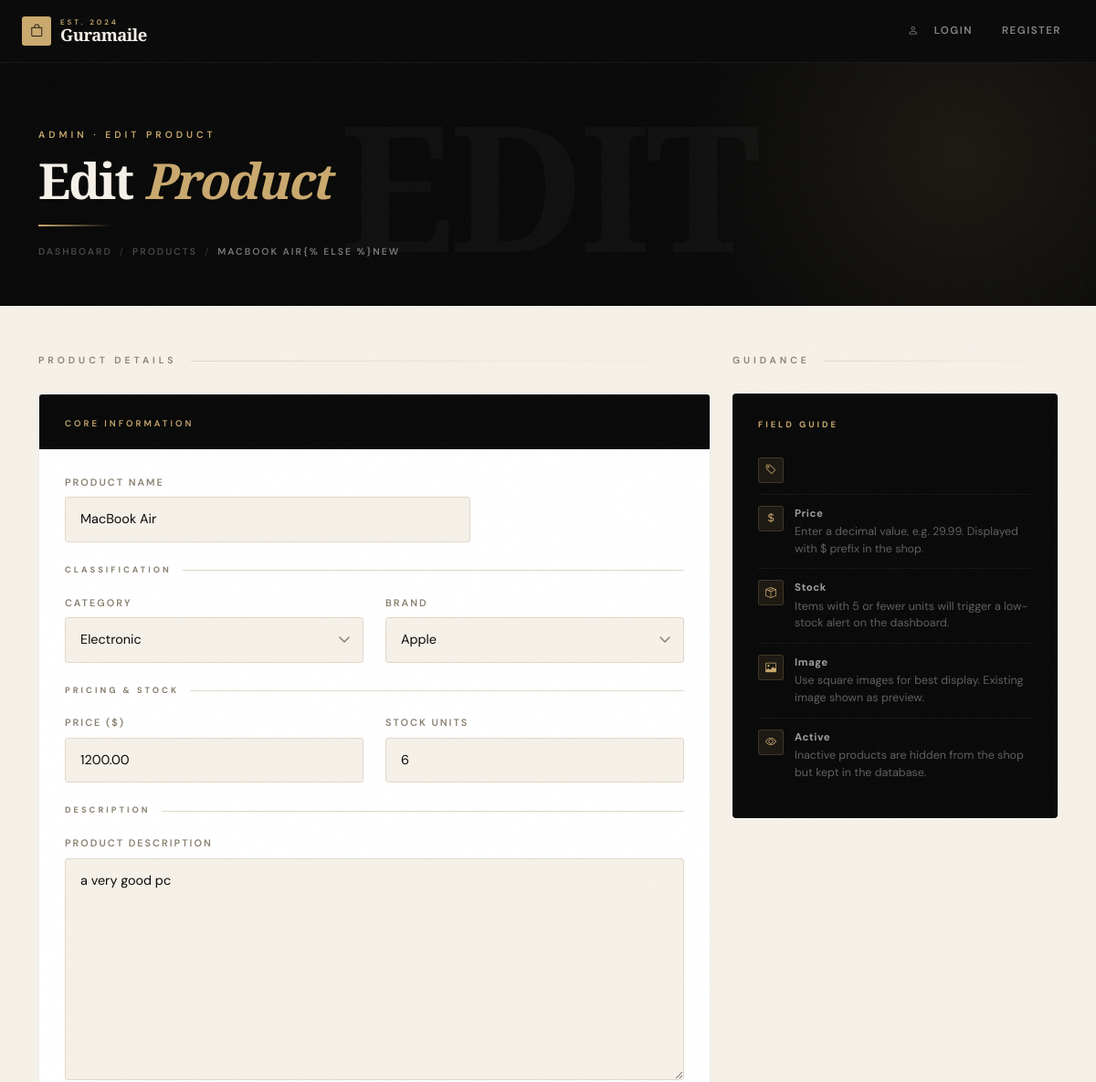
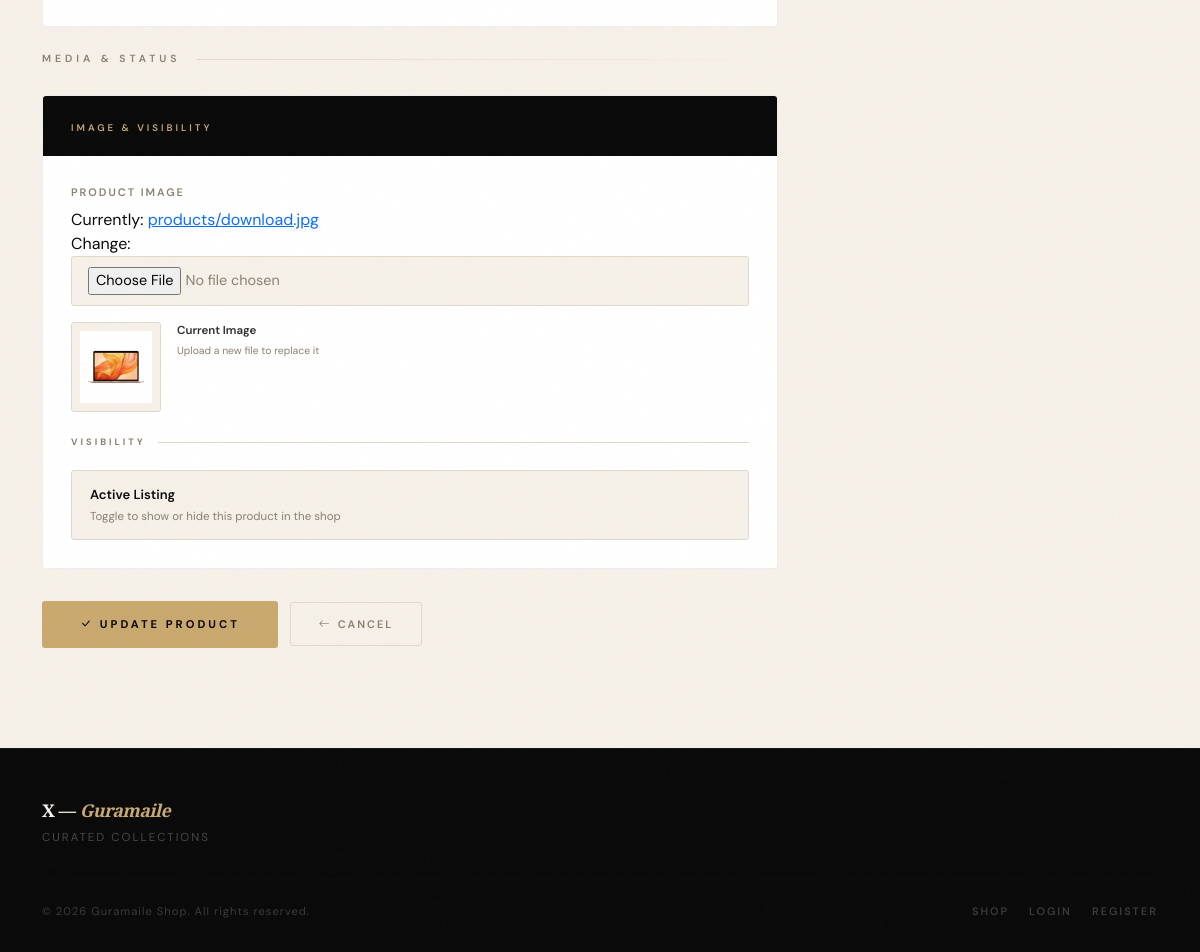
Screenshot of /users/shop/dashboard/products/edit/1/ with the database file from the repository (2 pictures, top to bottom).
### shop/models.py (models this page shows, shortened)
class Product(models.Model):
    name = models.CharField(max_length=255)
    short_description = models.CharField(max_length=300, blank=True)
    description = models.TextField()
    price = models.DecimalField(max_digits=10, decimal_places=2)
    stock = models.PositiveIntegerField(default=0)
    sku = models.CharField(max_length=100, blank=True)
    category = models.ForeignKey(Category, on_delete=models.CASCADE, related_name='products')
    brand = models.ForeignKey(Brand, on_delete=models.SET_NULL, null=True, related_name='products')
    image = models.ImageField(upload_to='products/')
    is_active = models.BooleanField(default=True)

### shop/views.py (the view)
# urls.py: path('dashboard/products/edit/<int:pk>/', views.product_edit, name='product_edit_url'),
def product_edit(request, pk):
    product = get_object_or_404(Product, pk=pk)
    if request.method == 'POST':
        form = ProductForm(request.POST, request.FILES, instance=product)
        if form.is_valid():
            form.save()
            return redirect('admin_dashboard')
    else:
        form = ProductForm(instance=product)
    return render(request, 'product/product_form.html', {
        'form': form
    })

### shop/forms.py
class ProductForm(forms.ModelForm):
    class Meta:
        model = Product
        fields = [
            'name',
            'description',
            'price',
            'stock',
            'category',
            'brand',
            'image',
        ]

### shop/models.py (called while the page is built)
    def __str__(self):
        return self.name

    def __str__(self):
        return self.name

### shop/templates/product/product_form.html (shortened to what this page needs)
{% extends 'shop/base.html' %}
{% load static %}
{% block content %}
<div class="page-header">
  <div class="container">
    <div class="header-content">
      <span class="header-label">
        {% if form.instance.pk %}Admin · Edit Product{% else %}Admin · New
        Product{% endif %}
      </span>
      <h1 class="header-title">
        {% if form.instance.pk %}Edit <span>Product</span>{% else %}Add
        <span>Product</span>{% endif %}
      </h1>
      <div class="header-divider"></div>
      <div class="header-breadcrumb">
        <a href="{% url 'admin_dashboard' %}">Dashboard</a>
        <span>/</span>
        <a href="{% url 'admin_dashboard' %}?tab=products">Products</a>
        <span>/</span>
        <span class="current"
          >{% if form.instance.pk %}{{ form.instance.name|truncatechars:30 }}{%
          else %}New{% endif %}</span
        >
      </div>
    </div>
  </div>
</div>
<div class="form-section">
  <div class="container">
    <form method="POST" enctype="multipart/form-data" class="product-form">
      <div class="row g-4 align-items-start">
        <div class="col-lg-8">
          <div class="section-rule">
            <span class="section-rule-label">Product Details</span>
            <div class="section-rule-line"></div>
          </div>
          <div class="form-panel form-panel-main">
            <div class="panel-head">
              <span class="panel-head-label">Core Information</span>
            </div>
            <div class="panel-body">
              <div class="row g-4">
                <div class="col-md-8">
                  <label class="field-label" for="id_name">Product Name</label>
                  {{ form.name }}
                </div>
              </div>
              <div class="form-divider mt-4">
                <span class="form-divider-label">Classification</span>
                <div class="form-divider-line"></div>
              </div>
              <div class="row g-4">
                <div class="col-md-6">
                  <label class="field-label" for="id_category">Category</label>
                  {{ form.category }}
                </div>
                <div class="col-md-6">
                  <label class="field-label" for="id_brand">Brand</label>
                  {{ form.brand }}
                </div>
              </div>
              <div class="form-divider mt-4">
                <span class="form-divider-label">Pricing & Stock</span>
                <div class="form-divider-line"></div>
              </div>
              <div class="row g-4">
                <div class="col-md-6">
                  <label class="field-label" for="id_price">Price ($)</label>
                  {{ form.price }}
                </div>
                <div class="col-md-6">
                  <label class="field-label" for="id_stock">Stock Units</label>
                  {{ form.stock }}
                </div>
              </div>
              <div class="form-divider mt-4">
                <span class="form-divider-label">Description</span>
                <div class="form-divider-line"></div>
              </div>
              <label class="field-label" for="id_description"
                >Product Description</label
              >
              {{ form.description }}
            </div>
          </div>
          <div class="section-rule mt-4">
            <span class="section-rule-label">Media & Status</span>
            <div class="section-rule-line"></div>
          </div>
          <div class="form-panel" style="animation-delay: 0.18s">
            <div class="panel-head">
              <span class="panel-head-label">Image & Visibility</span>
            </div>
            <div class="panel-body">
              <label class="field-label" for="id_image">Product Image</label>
              {{ form.image }} {% if form.instance.pk and form.instance.image %}
              <div class="image-preview-wrap">
                <img
                  src="{{ form.instance.image.url }}"
                  class="image-preview"
                  alt="{{ form.instance.name }}"
                />
                <div class="image-preview-meta">
                  <span class="image-preview-title">Current Image</span>
                  <span class="image-preview-sub"
                    >Upload a new file to replace it</span
                  >
                </div>
              </div>
              {% endif %}
              <div class="form-divider mt-4">
                <span class="form-divider-label">Visibility</span>
                <div class="form-divider-line"></div>
              </div>
              <div class="toggle-row">
                <div class="toggle-row-info">
                  <span class="toggle-row-title">Active Listing</span>
                  <span class="toggle-row-sub"
                    >Toggle to show or hide this product in the shop</span
                  >
                </div>
              </div>
            </div>
          </div>
          <div class="submit-row mt-4">
            <button type="submit" class="btn-submit">
              {% if form.instance.pk %}
              <i class="bi bi-check-lg"></i> Update Product {% else %}
              <i class="bi bi-plus-lg"></i> Create Product {% endif %}
            </button>
            <a href="{% url 'admin_dashboard' %}?tab=products" class="btn-cancel">
              <i class="bi bi-arrow-left"></i> Cancel
            </a>
          </div>
        </div>
        <div class="col-lg-4">
          <div class="section-rule">
            <span class="section-rule-label">Guidance</span>
            <div class="section-rule-line"></div>
          </div>
          <div class="info-card">
            <span class="info-card-label">Field Guide</span>
            <div class="info-tip">
              <div class="info-tip-icon"><i class="bi bi-tag"></i></div>
            </div>
            <div class="info-tip">
              <div class="info-tip-icon">
                <i class="bi bi-currency-dollar"></i>
              </div>
              <div class="info-tip-text">
                <strong>Price</strong>
                Enter a decimal value, e.g. 29.99. Displayed with $ prefix in
                the shop.
              </div>
            </div>
            <div class="info-tip">
              <div class="info-tip-icon"><i class="bi bi-box-seam"></i></div>
              <div class="info-tip-text">
                <strong>Stock</strong>
                Items with 5 or fewer units will trigger a low-stock alert on
                the dashboard.
              </div>
            </div>
            <div class="info-tip">
              <div class="info-tip-icon"><i class="bi bi-image"></i></div>
              <div class="info-tip-text">
                <strong>Image</strong>
                Use square images for best display. Existing image shown as
                preview.
              </div>
            </div>
            <div class="info-tip">
              <div class="info-tip-icon"><i class="bi bi-eye"></i></div>
              <div class="info-tip-text">
                <strong>Active</strong>
                Inactive products are hidden from the shop but kept in the
                database.
              </div>
            </div>
          </div>
        </div>
      </div>
    </form>
  </div>
</div>
{% endblock %}

### shop/templates/shop/base.html (style rules this page uses)
:root { --cream: #f5f0e8; --cream-dark: #ede7d9; --cream-deeper: #e0d8c8; --black: #0a0a0a; --black-soft: #1c1c1c; --charcoal: #2e2e2e; --gold: #c9a96e; --gold-light: #e8d5b0; --text-muted: #8a8070; }
*, *::before, *::after { box-sizing: border-box; }
html { scroll-behavior: smooth; }
body { background-color: var(--cream); color: var(--black); font-family: "DM Sans", sans-serif; min-height: 100vh; }
body::before { content: ""; position: fixed; inset: 0; pointer-events: none; z-index: 9999; opacity: 0.4; }

### rows the page displays
Product: instance.name "MACBOOK AIR", name "MacBook Air", category "Electronic", brand "Apple", price "1200.00", stock "6", description "a very good pc", instance.image (picture)
